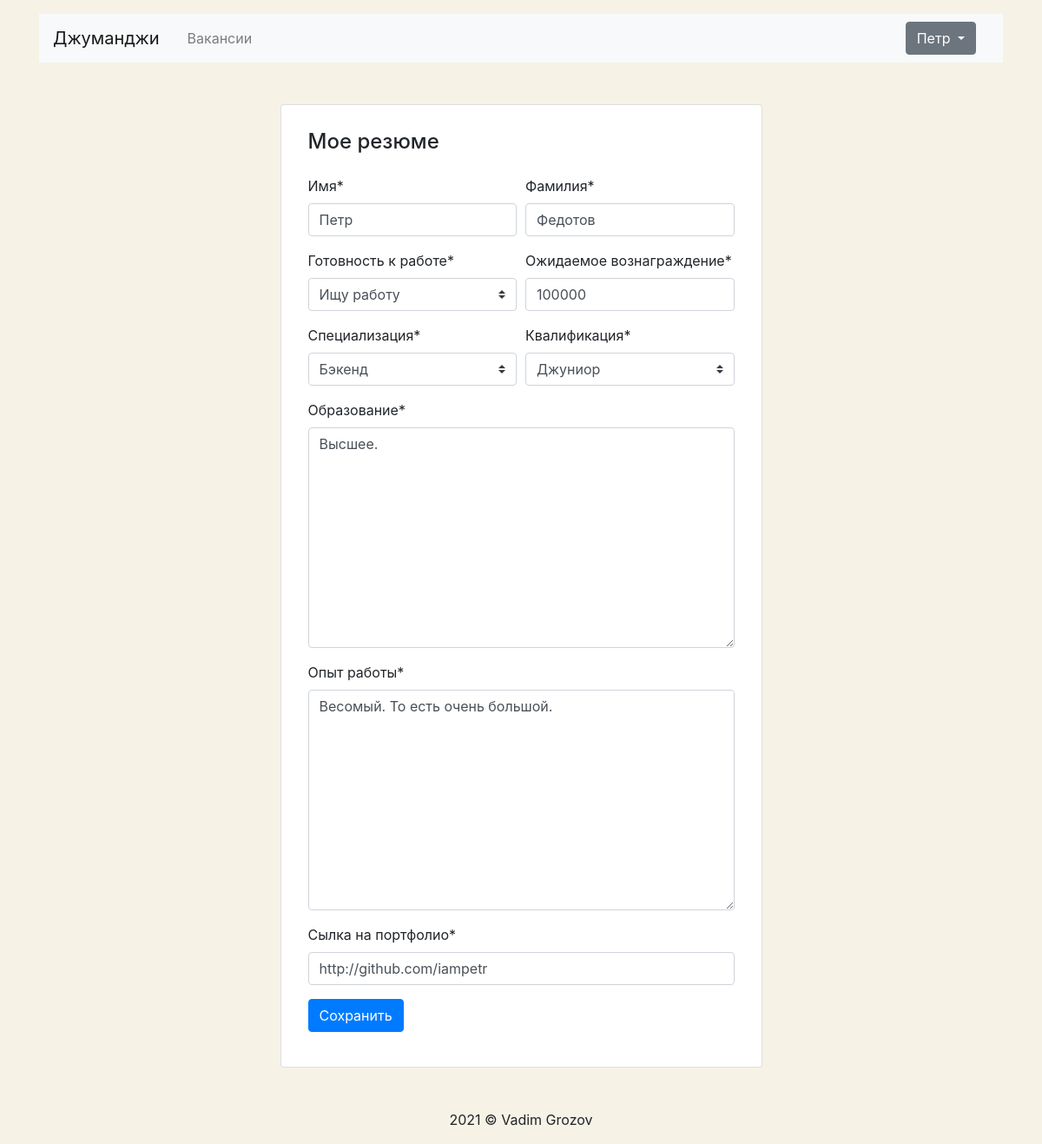
Screenshot of /myresume/ (signed in) with the database file from the repository.
### jobs/models.py (models this page shows)
class Resume(models.Model):
    user = models.OneToOneField(User,
                                on_delete=models.CASCADE,
                                related_name='resume',
                                null=True)
    name = models.CharField(max_length=32)
    surname = models.CharField(max_length=32)
    status = models.ForeignKey(ApplicantStatus,
                               on_delete=models.CASCADE,
                               related_name='resumes',
                               default=3)
    salary = models.PositiveIntegerField()
    speciality = models.ForeignKey(Speciality,
                                   on_delete=models.CASCADE,
                                   related_name='resumes',
                                   default='backend')
    grade = models.ForeignKey(ApplicantGrade,
                              on_delete=models.CASCADE,
                              related_name='resumes',
                              default=2)
    education = models.TextField()
    experience = models.TextField()
    portfolio = models.CharField(max_length=128)

### jobs/views/resume.py (the view, shortened to what this page needs)
# urls.py: path('myresume/', ResumeMyView.as_view(), name='resume_my'),
class ResumeMyView(LoginRequiredMixinCustom, View):
    def get(self, request, *args, **kwargs):
        resume = Resume.objects.filter(user_id=request.user.id)
        if resume:
            resume = resume.first()
            initial = {
                'name': resume.name,
                'surname': resume.surname,
                'status': resume.status,
                'salary': resume.salary,
                'speciality': resume.speciality,
                'grade': resume.grade,
                'education': resume.education,
                'experience': resume.experience,
                'portfolio': resume.portfolio,
            }
            form = ResumeForm(initial=initial)
            if 'resume_status' not in request.session:
                request.session['resume_status'] = ''
            context = {
                'resume': resume,
                'form': form,
                'status': request.session['resume_status'],
            }
            request.session['resume_status'] = ''
            return render(request, "personal/resume_create.html", context=context)
        else:
            return redirect('resume_start')

### jobs/models.py (called while the page is built)
    def __str__(self):
        return self.title

    def __str__(self):
        return self.title

    def __str__(self):
        return self.title

### jobs/templates/personal/resume_create.html (shortened to what this page needs)
{% extends 'base_personal.html' %}
{% block container %}
{% load ru_pluralize %}
{% load crispy_forms_tags %}
  <main class="container mt-3 pb-5">
            <section class="col-12 col-lg-6 offset-lg-3 mt-5 card">
            <div class="card-body px-3 pb-4">
              <h2 class="h4 pt-2 pb-3">Мое резюме</h2>
              <form action="" method="post" enctype="multipart/form-data">
                {% crispy form %}
            </div>
            </section>
  </main>
{% endblock %}

### jobs/templates/base_personal.html (shortened to what this page needs)
<!DOCTYPE html>
<html lang="ru">
<head>
  <link rel="stylesheet" href="https://stackpath.bootstrapcdn.com/bootstrap/4.3.1/css/bootstrap.min.css">
</head>
<body>
  <header class="container mt-3">
    <nav class="navbar navbar-expand-lg navbar-light bg-light">
      <a class="navbar-brand mr-4" href="{% url 'main' %}">Джуманджи</a>
      <div class="collapse navbar-collapse justify-content-between" id="navbarNav">
        <ul class="navbar-nav col-2">
          <li class="nav-item">
            <a class="nav-link" href="{% url 'vacancies_all' %}">Вакансии</a>
          </li>
        </ul>
        <ul class="navbar-nav col-2 justify-content-end">
          <li class="nav-item active">
            {% if request.user.is_authenticated %}
            <div class="dropdown">
              <button type="button" class="btn btn-secondary dropdown-toggle" data-toggle="dropdown" aria-haspopup="true" aria-expanded="false">
                {% if user.first_name %}
                  {{ user.first_name }}
                {% else %}
                  {{ user.username }}
                {% endif %}
              </button>
            </div>
            {% endif %}
          </li>
        </ul>
      </div>
    </nav>
  </header>
  {% block container %} {% endblock %}
  <p align="center">2021 © Vadim Grozov</p>
</body>
</html>

### jobs/templates/base_personal.html (style rules this page uses)
body { background-color: #F6F2E6; }

### rows the page displays
Resume: name "Петр", surname "Федотов", status "Ищу работу", salary "100000", speciality "Бэкенд", grade "Джуниор", education "Высшее.", experience "Весомый. То есть очень большой.", portfolio "http://github.com/iampetr"

### other values shown
{{ user.first_name }} "Петр"
